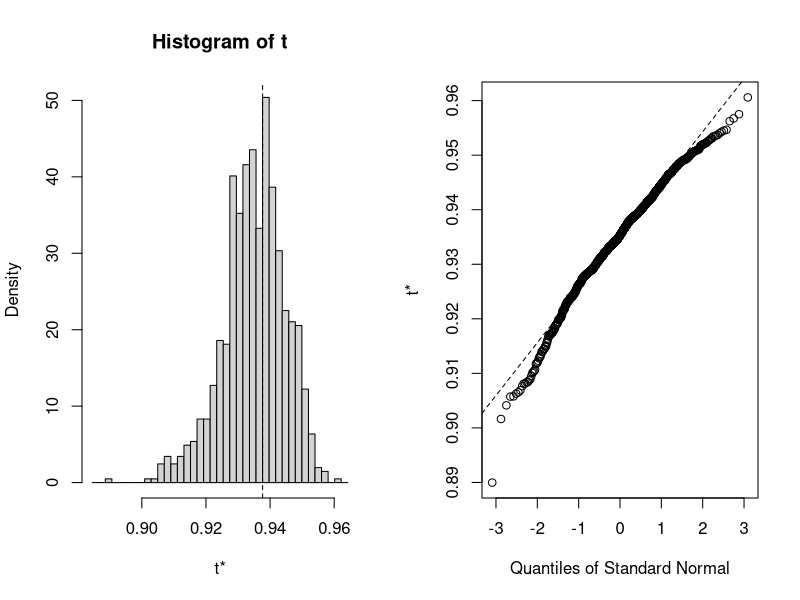
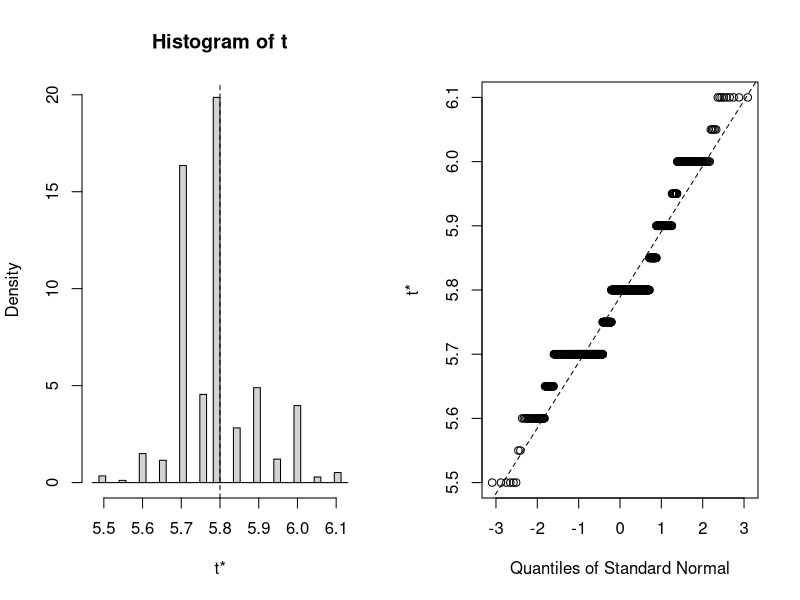
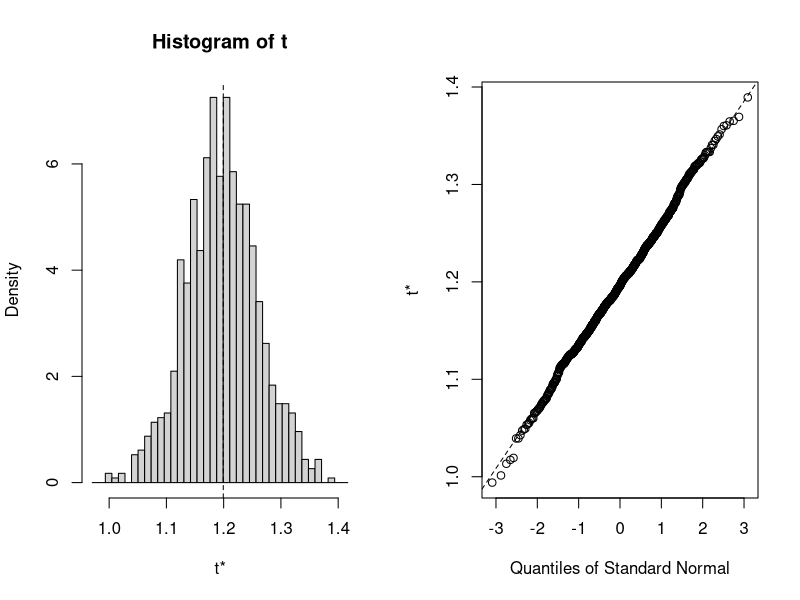
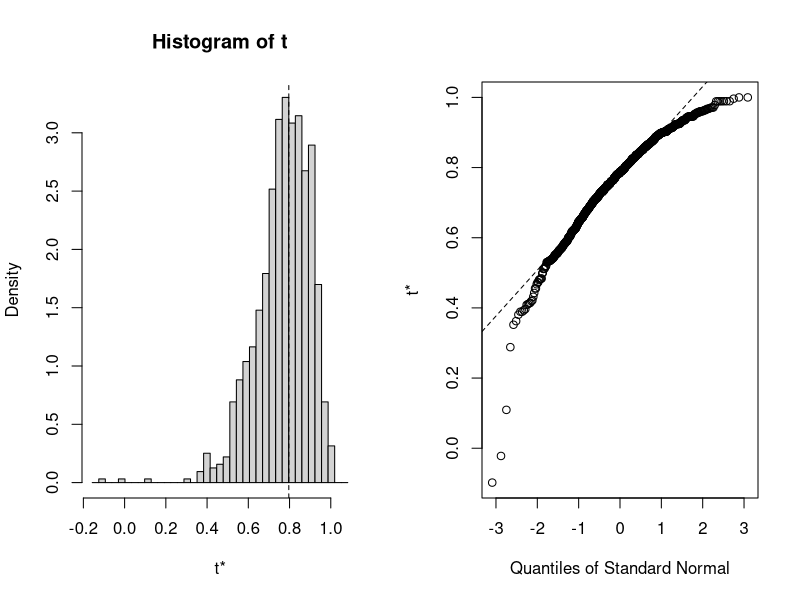

Recreate these plots in R, in order.
#view the first row of the iris data set
head(iris,1)
#custom function for find correlations 
corr.fun <- function(data,idx){
  df<-data[idx,]
  #find the correlation between 3rd and 4th columns
  c(cor(df[,3],df[,4],method = "spearman"))
}
corr.fun(iris)
install.packages("boot")
library(boot)
bootstrap <- boot(iris,corr.fun,R=1000)
bootstrap
plot(bootstrap)
boot.ci(boot.out = bootstrap,type=c("norm","basic","perc","bca"))

#exercise 01
head(iris,1)
median.fun<- function(data,idx){
  dt<-data[idx,]
  c(median(dt[,1]))
}
median.fun(iris)
bootstrap<- boot(iris,median.fun,R=1000)
bootstrap
plot(bootstrap)
boot.ci(boot.out = bootstrap,type = c("norm","basic","perc","bca"))

#exercise 02
head(iris,1)
mean.fun<- function(data,idx){
  dt<-data[idx,]
  c(mean(dt[,4]))
}
mean.fun(iris)
bootstrap<- boot(iris,mean.fun,R=1000)
bootstrap
plot(bootstrap)
boot.ci(boot.out = bootstrap,type = c("norm","basic","perc","bca"))


#Exercise 3
student<-c(1,2,3,4,5,6,7,8,9,10,12,13,14,15)
last <-c(576,635,558,578,666,580,555,661,651,605,653,575,545,572,594)
gpa <-c(3.39,3.30,2.81,3.03,3.44,3.07,3.00,3.43,3.36,3.13,3.12,2.74,2.76,2.88,2.96)
length(gpa)
length(last)
studentdata <- data.frame(last,gpa)
studentdata
corr.fun <- function(data,idx){
  df<-data[idx,]
  #find the correlation between 3rd and 4th columns
  c(cor(df[,1],df[,2],method = "spearman"))
}

corr.fun(studentdata)
bootstrap <- boot(studentdata,corr.fun,R=1000)
plot(bootstrap)
boot.ci(boot.out = bootstrap,type = c("norm","basic","perc","bca"))